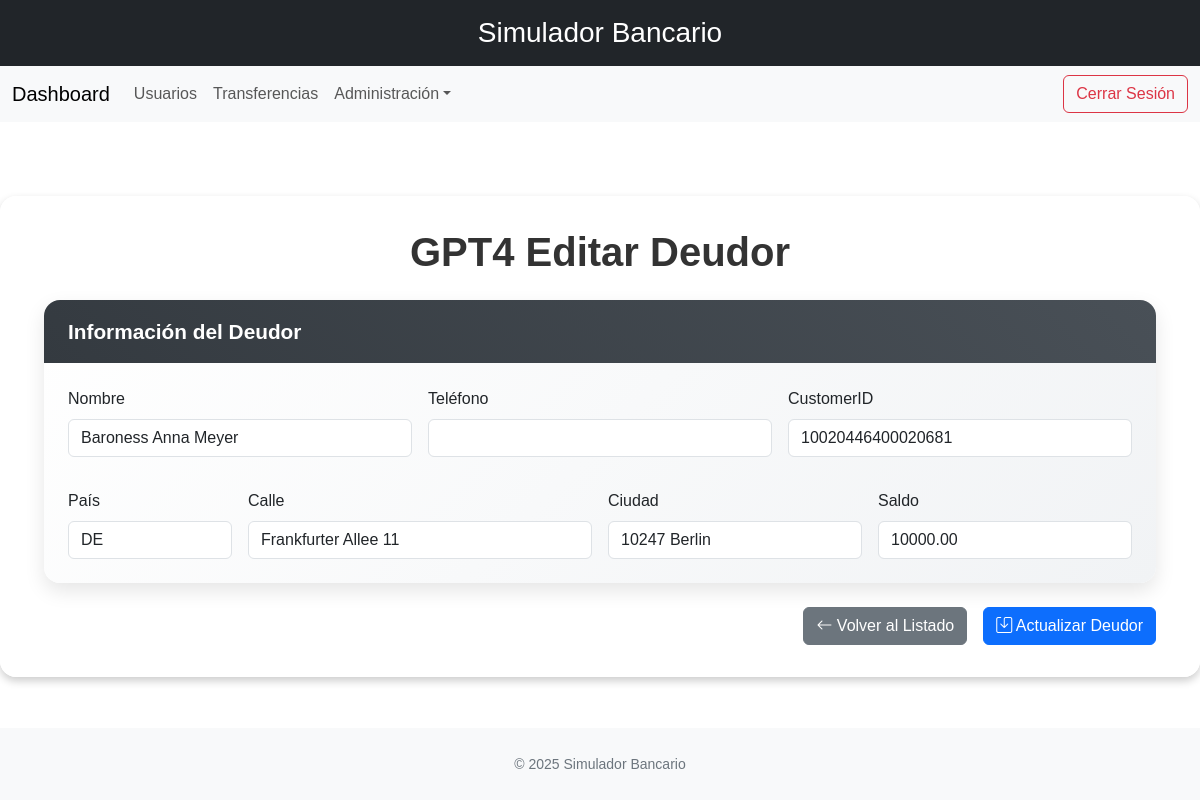
The app's page /gpt4/deudores/1/editar/ (signed in), older data.
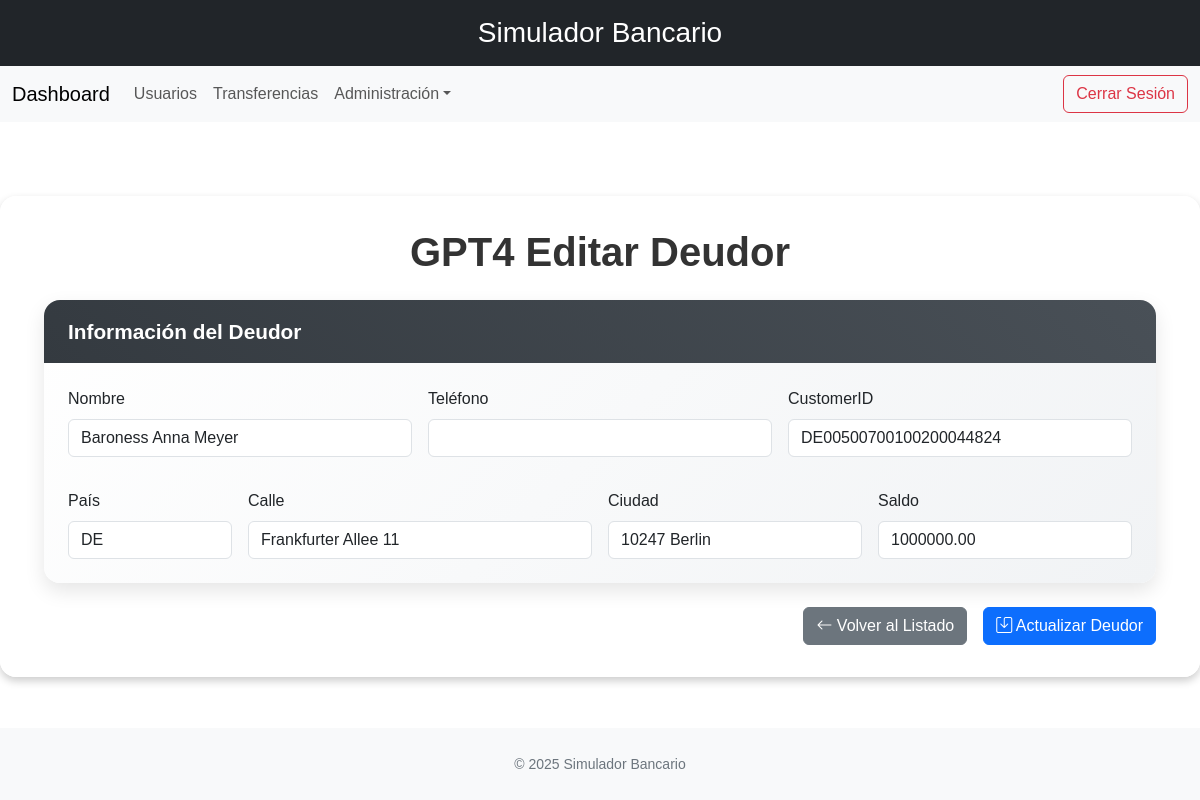
The same page, newer data.
### banco/models.py (models this page shows, shortened)
class Party(models.Model):
    name = models.CharField(max_length=70, unique=True)
    address = models.OneToOneField(
        PostalAddress,
        on_delete=models.CASCADE,
        related_name="%(class)ss_address"
    )
    class Meta:
        abstract = True
        app_label = 'banco'

class Debtor(Party):
    customer_id = models.CharField(max_length=35, unique=True)
    user = models.OneToOneField(User, on_delete=models.CASCADE, related_name='debtor', null=True)
    class Meta(Party.Meta):
        db_table = 'sim_debtor'
        app_label = 'banco'

### banco/gpt_views.py (the view)
# urls.py: path('gpt4/deudores/<int:pk>/editar/', gpt_views.DebtorUpdateView.as_view(), name='edit_debtorGPT4'),
class DebtorUpdateView(LoginRequiredMixin, generic.UpdateView):
    model = Debtor
    form_class = DebtorUpdateForm
    template_name = 'api/GPT4/edit_debtor.html'
    success_url = reverse_lazy('list_debtorsGPT4')

### banco/forms.py (shortened to what this page needs)
class DebtorUpdateForm(DebtorForm):
    account_balance = forms.DecimalField(
        max_digits=18,
        decimal_places=2,
        required=False,
        label='Saldo'
    )
    def __init__(self, *args, **kwargs):
        super().__init__(*args, **kwargs)
        if self.instance.pk:
            account = self.instance.accounts.first()
            if account:
                self.fields['account_balance'].initial = account.balance

### banco/models.py (called while the page is built)
    def from_db_value(self, value, expression, connection):
        if value is None:
            return None
        last_error = None
        for f in self.fernets:
            try:
                return force_str(f.decrypt(force_bytes(value)))
            except InvalidToken as e:
                last_error = e
                continue
        raise last_error

### banco/templates/api/GPT4/edit_debtor.html (shortened to what this page needs)
{% extends 'base.html' %}
{% block content %}
<div class="container-fluid">
  <h1 class="text-center display-6 fw-bold mb-4">GPT4 Editar Deudor</h1>
  <form method="post" class="needs-validation" novalidate>
    <div class="card custom-card mb-4">
      <div class="custom-card-header">Información del Deudor</div>
      <div class="card-body custom-card-body">
        <div class="row g-3">
          <div class="col-md-4">
            <label for="id_name" class="form-label">Nombre</label>
            {{ form.name }}
          </div>
          <div class="col-md-4">
            <label for="id_mobile_phone_number" class="form-label">Teléfono</label>
            {{ form.mobile_phone_number }}
          </div>
          <div class="col-md-4">
            <label for="id_customer_id" class="form-label">CustomerID</label>
            {{ form.customer_id }}
          </div>
        </div>
        <div class="row g-3 mt-3">
          <div class="col-md-2">
            <label for="id_postal_address_country" class="form-label">País</label>
            {{ form.postal_address_country }}
          </div>
          <div class="col-md-4">
            <label for="id_postal_address_street" class="form-label">Calle</label>
            {{ form.postal_address_street }}
          </div>
          <div class="col-md-3">
            <label for="id_postal_address_city" class="form-label">Ciudad</label>
            {{ form.postal_address_city }}
          </div>
          <div class="col-md-3">
            <label for="id_account_balance" class="form-label">Saldo</label>
            {{ form.account_balance }}
          </div>
        </div>
      </div>
    </div>
    <div class="d-grid gap-2 d-md-flex justify-content-md-end">
      <a href="{% url 'list_debtorsGPT4' %}" class="btn btn-secondary me-2">
        <i class="bi bi-arrow-left"></i> Volver al Listado
      </a>
      <button type="submit" class="btn btn-primary">
        <i class="bi bi-save"></i> Actualizar Deudor
      </button>
    </div>
  </form>
</div>
{% endblock %}

Row changes from the older to the newer data that the page shows:
changed Debtor "Baroness Anna Meyer": customer_id "10020446400020681" → "DE00500700100200044824"
Text that changed along with them:
form field account_balance: "10000.00" → "1000000.00"
